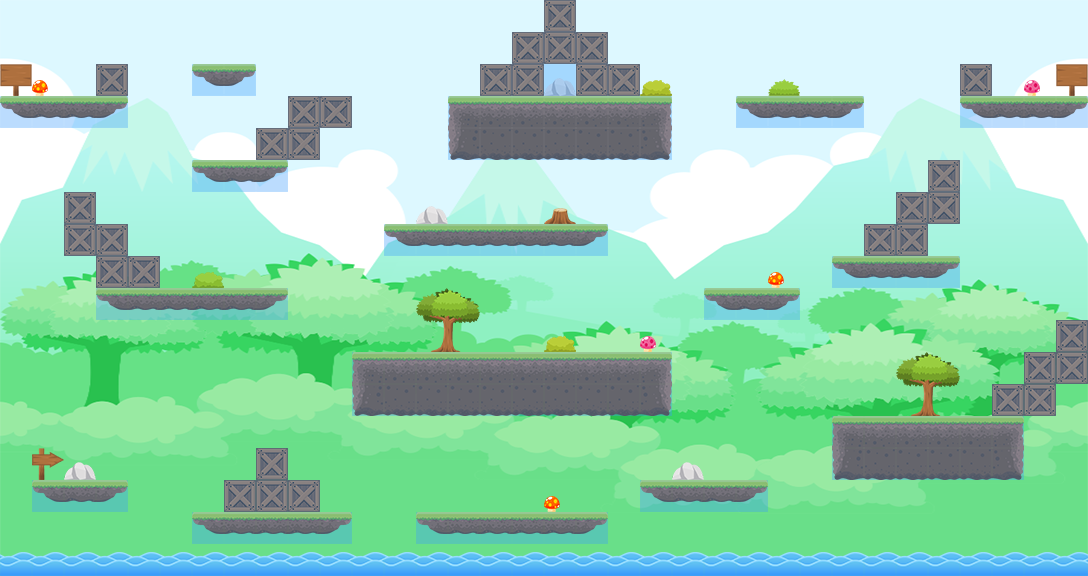

The image is a tile-based game level rendered from a .tmx file. Its description and source (layers, tilesets, objects; grid data summarised) follow:
An orthogonal 34x18 tile map with 32x32 px tiles, 2 tile layers (Tile Layer 1, Collision), 1 image layer.

<map version="1.0" orientation="orthogonal" renderorder="right-down" width="34" height="18" tilewidth="32" tileheight="32" nextobjectid="1">
 <tileset firstgid="1" name="forest_spriteSheet" tilewidth="32" tileheight="32">
  <image source="resources/forest_spriteSheet.png" width="160" height="256" />
 </tileset>
 <imagelayer name="background">
  <image source="resources/forest_BG_Scale1088_576.png" />
 </imagelayer>
 <layer name="Tile Layer 1" width="34" height="18">
  <data>[612 cells, 193 non-empty, 24 distinct tile ids]</data>
 </layer>
 <layer name="Collision" width="34" height="18" opacity="0.35">
  <data>[612 cells, 135 non-empty, 1 distinct tile ids]</data>
 </layer>
</map>